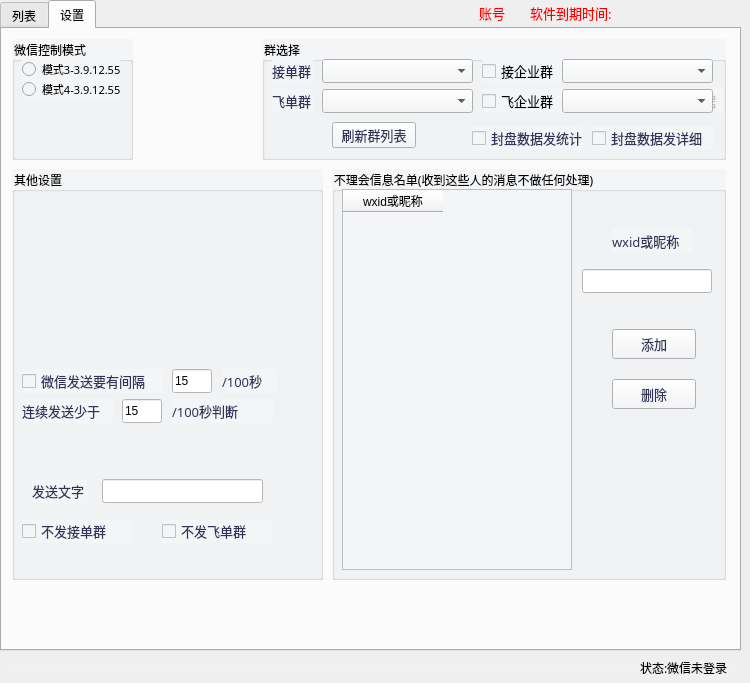
<?xml version="1.0" encoding="UTF-8"?>
<ui version="4.0">
 <class>MainWindow</class>
 <widget class="QMainWindow" name="MainWindow">
  <property name="enabled">
   <bool>true</bool>
  </property>
  <property name="geometry">
   <rect>
    <x>0</x>
    <y>0</y>
    <width>750</width>
    <height>683</height>
   </rect>
  </property>
  <property name="font">
   <font>
    <family>微软雅黑</family>
    <weight>50</weight>
    <italic>false</italic>
    <bold>false</bold>
   </font>
  </property>
  <property name="mouseTracking">
   <bool>true</bool>
  </property>
  <property name="focusPolicy">
   <enum>Qt::ClickFocus</enum>
  </property>
  <property name="windowTitle">
   <string>MainWindow</string>
  </property>
  <property name="iconSize">
   <size>
    <width>24</width>
    <height>24</height>
   </size>
  </property>
  <widget class="QWidget" name="centralwidget">
   <widget class="QLabel" name="lb_1_7">
    <property name="geometry">
     <rect>
      <x>640</x>
      <y>660</y>
      <width>94</width>
      <height>15</height>
     </rect>
    </property>
    <property name="text">
     <string>状态:微信未登录</string>
    </property>
   </widget>
   <widget class="QTabWidget" name="tabWidget">
    <property name="geometry">
     <rect>
      <x>0</x>
      <y>0</y>
      <width>741</width>
      <height>651</height>
     </rect>
    </property>
    <property name="currentIndex">
     <number>1</number>
    </property>
    <widget class="QWidget" name="tab_1">
     <attribute name="title">
      <string>列表</string>
     </attribute>
     <widget class="QPushButton" name="clear_btn">
      <property name="geometry">
       <rect>
        <x>540</x>
        <y>520</y>
        <width>90</width>
        <height>32</height>
       </rect>
      </property>
      <property name="text">
       <string>清除消息</string>
      </property>
     </widget>
     <widget class="QPushButton" name="btn_1_shoudong">
      <property name="geometry">
       <rect>
        <x>640</x>
        <y>520</y>
        <width>90</width>
        <height>32</height>
       </rect>
      </property>
      <property name="text">
       <string>发送</string>
      </property>
     </widget>
     <widget class="QLabel" name="lb_1_fdCount">
      <property name="geometry">
       <rect>
        <x>280</x>
        <y>53</y>
        <width>31</width>
        <height>22</height>
       </rect>
      </property>
      <property name="font">
       <font>
        <pointsize>12</pointsize>
        <weight>75</weight>
        <bold>true</bold>
       </font>
      </property>
      <property name="styleSheet">
       <string notr="true">color:rgb(0,0,123)</string>
      </property>
      <property name="text">
       <string/>
      </property>
      <property name="alignment">
       <set>Qt::AlignCenter</set>
      </property>
     </widget>
     <widget class="QPushButton" name="btn_1_start">
      <property name="geometry">
       <rect>
        <x>10</x>
        <y>10</y>
        <width>41</width>
        <height>71</height>
       </rect>
      </property>
      <property name="text">
       <string>开始</string>
      </property>
     </widget>
     <widget class="QPushButton" name="btn_1_stop">
      <property name="geometry">
       <rect>
        <x>52</x>
        <y>10</y>
        <width>41</width>
        <height>71</height>
       </rect>
      </property>
      <property name="text">
       <string>停止</string>
      </property>
     </widget>
    </widget>
    <widget class="QWidget" name="tab_2">
     <attribute name="title">
      <string>设置</string>
     </attribute>
     <widget class="QGroupBox" name="groupBox_2">
      <property name="geometry">
       <rect>
        <x>10</x>
        <y>10</y>
        <width>121</width>
        <height>121</height>
       </rect>
      </property>
      <property name="font">
       <font>
        <family>宋体</family>
       </font>
      </property>
      <property name="styleSheet">
       <string notr="true">background-color:rgb(244,245,247);</string>
      </property>
      <property name="title">
       <string>微信控制模式</string>
      </property>
      <widget class="QRadioButton" name="rdbt_2_1">
       <property name="enabled">
        <bool>true</bool>
       </property>
       <property name="geometry">
        <rect>
         <x>10</x>
         <y>20</y>
         <width>98</width>
         <height>20</height>
        </rect>
       </property>
       <property name="font">
        <font>
         <family>Microsoft YaHei</family>
         <pointsize>8</pointsize>
        </font>
       </property>
       <property name="text">
        <string>模式3-3.9.12.55</string>
       </property>
      </widget>
      <widget class="QRadioButton" name="rdbt_2_7">
       <property name="enabled">
        <bool>true</bool>
       </property>
       <property name="geometry">
        <rect>
         <x>10</x>
         <y>40</y>
         <width>98</width>
         <height>20</height>
        </rect>
       </property>
       <property name="font">
        <font>
         <family>Microsoft YaHei</family>
         <pointsize>8</pointsize>
        </font>
       </property>
       <property name="text">
        <string>模式4-3.9.12.55</string>
       </property>
      </widget>
     </widget>
     <widget class="QGroupBox" name="groupBox_6">
      <property name="geometry">
       <rect>
        <x>260</x>
        <y>10</y>
        <width>464</width>
        <height>121</height>
       </rect>
      </property>
      <property name="font">
       <font>
        <family>宋体</family>
       </font>
      </property>
      <property name="styleSheet">
       <string notr="true">background-color:rgb(244,245,247)</string>
      </property>
      <property name="title">
       <string>群选择</string>
      </property>
      <widget class="QLabel" name="label_18">
       <property name="geometry">
        <rect>
         <x>10</x>
         <y>20</y>
         <width>41</width>
         <height>24</height>
        </rect>
       </property>
       <property name="font">
        <font>
         <family>Microsoft YaHei</family>
         <pointsize>10</pointsize>
        </font>
       </property>
       <property name="styleSheet">
        <string notr="true">color:rgb(51,51,90);</string>
       </property>
       <property name="text">
        <string>接单群</string>
       </property>
      </widget>
      <widget class="QLabel" name="label_19">
       <property name="geometry">
        <rect>
         <x>10</x>
         <y>50</y>
         <width>41</width>
         <height>24</height>
        </rect>
       </property>
       <property name="font">
        <font>
         <family>Microsoft YaHei</family>
         <pointsize>10</pointsize>
        </font>
       </property>
       <property name="styleSheet">
        <string notr="true">color:rgb(51,51,90);</string>
       </property>
       <property name="text">
        <string>飞单群</string>
       </property>
      </widget>
      <widget class="QPushButton" name="btn_2_shuaxin">
       <property name="geometry">
        <rect>
         <x>70</x>
         <y>83</y>
         <width>84</width>
         <height>26</height>
        </rect>
       </property>
       <property name="font">
        <font>
         <family>Microsoft YaHei</family>
         <pointsize>10</pointsize>
        </font>
       </property>
       <property name="styleSheet">
        <string notr="true">color:rgb(51,51,90);</string>
       </property>
       <property name="text">
        <string>刷新群列表</string>
       </property>
      </widget>
      <widget class="QComboBox" name="cbx_2_1">
       <property name="geometry">
        <rect>
         <x>60</x>
         <y>20</y>
         <width>151</width>
         <height>24</height>
        </rect>
       </property>
       <property name="font">
        <font>
         <family>Microsoft YaHei</family>
         <pointsize>9</pointsize>
        </font>
       </property>
      </widget>
      <widget class="QComboBox" name="cbx_2_2">
       <property name="geometry">
        <rect>
         <x>60</x>
         <y>50</y>
         <width>151</width>
         <height>24</height>
        </rect>
       </property>
       <property name="font">
        <font>
         <family>Microsoft YaHei</family>
         <pointsize>9</pointsize>
        </font>
       </property>
      </widget>
      <widget class="QCheckBox" name="ckbx_2_3">
       <property name="enabled">
        <bool>true</bool>
       </property>
       <property name="geometry">
        <rect>
         <x>220</x>
         <y>20</y>
         <width>80</width>
         <height>24</height>
        </rect>
       </property>
       <property name="font">
        <font>
         <family>Microsoft YaHei</family>
         <pointsize>10</pointsize>
        </font>
       </property>
       <property name="styleSheet">
        <string notr="true"/>
       </property>
       <property name="text">
        <string>接企业群</string>
       </property>
      </widget>
      <widget class="QCheckBox" name="ckbx_2_2">
       <property name="enabled">
        <bool>false</bool>
       </property>
       <property name="geometry">
        <rect>
         <x>300</x>
         <y>20</y>
         <width>71</width>
         <height>24</height>
        </rect>
       </property>
       <property name="font">
        <font>
         <family>Microsoft YaHei</family>
         <pointsize>10</pointsize>
        </font>
       </property>
       <property name="styleSheet">
        <string notr="true"/>
       </property>
       <property name="text">
        <string>发送历史</string>
       </property>
      </widget>
      <widget class="QCheckBox" name="ckbx_2_5">
       <property name="enabled">
        <bool>false</bool>
       </property>
       <property name="geometry">
        <rect>
         <x>377</x>
         <y>20</y>
         <width>71</width>
         <height>24</height>
        </rect>
       </property>
       <property name="font">
        <font>
         <family>Microsoft YaHei</family>
         <pointsize>10</pointsize>
        </font>
       </property>
       <property name="styleSheet">
        <string notr="true"/>
       </property>
       <property name="text">
        <string>发送账单</string>
       </property>
      </widget>
      <widget class="QCheckBox" name="ckbx_2_4">
       <property name="enabled">
        <bool>true</bool>
       </property>
       <property name="geometry">
        <rect>
         <x>220</x>
         <y>50</y>
         <width>80</width>
         <height>24</height>
        </rect>
       </property>
       <property name="font">
        <font>
         <family>Microsoft YaHei</family>
         <pointsize>10</pointsize>
        </font>
       </property>
       <property name="styleSheet">
        <string notr="true"/>
       </property>
       <property name="text">
        <string>飞企业群</string>
       </property>
      </widget>
      <widget class="QCheckBox" name="ckbx_2_5">
       <property name="enabled">
        <bool>false</bool>
       </property>
       <property name="geometry">
        <rect>
         <x>300</x>
         <y>50</y>
         <width>71</width>
         <height>24</height>
        </rect>
       </property>
       <property name="font">
        <font>
         <family>Microsoft YaHei</family>
         <pointsize>10</pointsize>
        </font>
       </property>
       <property name="styleSheet">
        <string notr="true"/>
       </property>
       <property name="text">
        <string>发送账单</string>
       </property>
      </widget>
      <widget class="QCheckBox" name="ckbx_2_6">
       <property name="enabled">
        <bool>false</bool>
       </property>
       <property name="geometry">
        <rect>
         <x>370</x>
         <y>50</y>
         <width>91</width>
         <height>24</height>
        </rect>
       </property>
       <property name="font">
        <font>
         <family>Microsoft YaHei</family>
         <pointsize>10</pointsize>
        </font>
       </property>
       <property name="styleSheet">
        <string notr="true"/>
       </property>
       <property name="text">
        <string>发封盘数据</string>
       </property>
      </widget>
      <widget class="QCheckBox" name="ckbx_2_fp2">
       <property name="geometry">
        <rect>
         <x>330</x>
         <y>87</y>
         <width>121</width>
         <height>24</height>
        </rect>
       </property>
       <property name="font">
        <font>
         <family>Microsoft YaHei</family>
         <pointsize>10</pointsize>
        </font>
       </property>
       <property name="styleSheet">
        <string notr="true">color:rgb(51,51,90);</string>
       </property>
       <property name="text">
        <string>封盘数据发详细</string>
       </property>
      </widget>
      <widget class="QCheckBox" name="ckbx_2_fp1">
       <property name="geometry">
        <rect>
         <x>210</x>
         <y>87</y>
         <width>111</width>
         <height>24</height>
        </rect>
       </property>
       <property name="font">
        <font>
         <family>Microsoft YaHei</family>
         <pointsize>10</pointsize>
        </font>
       </property>
       <property name="styleSheet">
        <string notr="true">color:rgb(51,51,90);</string>
       </property>
       <property name="text">
        <string>封盘数据发统计</string>
       </property>
      </widget>
      <widget class="QComboBox" name="cbx_2_6">
       <property name="geometry">
        <rect>
         <x>300</x>
         <y>50</y>
         <width>151</width>
         <height>24</height>
        </rect>
       </property>
       <property name="font">
        <font>
         <family>Microsoft YaHei</family>
         <pointsize>9</pointsize>
        </font>
       </property>
      </widget>
      <widget class="QComboBox" name="cbx_2_7">
       <property name="geometry">
        <rect>
         <x>300</x>
         <y>20</y>
         <width>151</width>
         <height>24</height>
        </rect>
       </property>
       <property name="font">
        <font>
         <family>Microsoft YaHei</family>
         <pointsize>9</pointsize>
        </font>
       </property>
      </widget>
     </widget>
     <widget class="QGroupBox" name="groupBox_8">
      <property name="geometry">
       <rect>
        <x>10</x>
        <y>140</y>
        <width>311</width>
        <height>411</height>
       </rect>
      </property>
      <property name="font">
       <font>
        <family>宋体</family>
       </font>
      </property>
      <property name="styleSheet">
       <string notr="true">background-color:rgb(244,245,247)</string>
      </property>
      <property name="title">
       <string>其他设置</string>
      </property>
      <widget class="QLabel" name="label_28">
       <property name="geometry">
        <rect>
         <x>10</x>
         <y>230</y>
         <width>91</width>
         <height>24</height>
        </rect>
       </property>
       <property name="font">
        <font>
         <family>Microsoft YaHei</family>
         <pointsize>10</pointsize>
        </font>
       </property>
       <property name="styleSheet">
        <string notr="true">color:rgb(51,51,90);</string>
       </property>
       <property name="text">
        <string>连续发送少于</string>
       </property>
      </widget>
      <widget class="QLineEdit" name="ledt_2_wxid_3">
       <property name="geometry">
        <rect>
         <x>90</x>
         <y>310</y>
         <width>161</width>
         <height>24</height>
        </rect>
       </property>
       <property name="font">
        <font>
         <pointsize>9</pointsize>
         <weight>50</weight>
         <bold>false</bold>
        </font>
       </property>
       <property name="styleSheet">
        <string notr="true">background-color:rgb(255,255,255);color:rgb(51,51,90);</string>
       </property>
       <property name="text">
        <string/>
       </property>
       <property name="alignment">
        <set>Qt::AlignLeading|Qt::AlignLeft|Qt::AlignVCenter</set>
       </property>
      </widget>
      <widget class="QCheckBox" name="ckbx_2_buFd">
       <property name="geometry">
        <rect>
         <x>150</x>
         <y>350</y>
         <width>110</width>
         <height>24</height>
        </rect>
       </property>
       <property name="font">
        <font>
         <family>Microsoft YaHei</family>
         <pointsize>10</pointsize>
        </font>
       </property>
       <property name="styleSheet">
        <string notr="true">color:rgb(51,51,90);</string>
       </property>
       <property name="text">
        <string>不发飞单群</string>
       </property>
      </widget>
      <widget class="QCheckBox" name="ckbx_2_waitSd">
       <property name="geometry">
        <rect>
         <x>10</x>
         <y>200</y>
         <width>141</width>
         <height>24</height>
        </rect>
       </property>
       <property name="font">
        <font>
         <family>Microsoft YaHei</family>
         <pointsize>10</pointsize>
        </font>
       </property>
       <property name="styleSheet">
        <string notr="true">color:rgb(51,51,90);</string>
       </property>
       <property name="text">
        <string>微信发送要有间隔</string>
       </property>
      </widget>
      <widget class="QLabel" name="label_27">
       <property name="geometry">
        <rect>
         <x>160</x>
         <y>230</y>
         <width>101</width>
         <height>24</height>
        </rect>
       </property>
       <property name="font">
        <font>
         <family>Microsoft YaHei</family>
         <pointsize>10</pointsize>
        </font>
       </property>
       <property name="styleSheet">
        <string notr="true">color:rgb(51,51,90);</string>
       </property>
       <property name="text">
        <string>/100秒判断</string>
       </property>
      </widget>
      <widget class="QCheckBox" name="ckbx_2_buJd">
       <property name="geometry">
        <rect>
         <x>10</x>
         <y>350</y>
         <width>110</width>
         <height>24</height>
        </rect>
       </property>
       <property name="font">
        <font>
         <family>Microsoft YaHei</family>
         <pointsize>10</pointsize>
        </font>
       </property>
       <property name="styleSheet">
        <string notr="true">color:rgb(51,51,90);</string>
       </property>
       <property name="text">
        <string>不发接单群</string>
       </property>
      </widget>
      <widget class="QLineEdit" name="ledt_2_lsTime">
       <property name="geometry">
        <rect>
         <x>110</x>
         <y>230</y>
         <width>40</width>
         <height>24</height>
        </rect>
       </property>
       <property name="font">
        <font>
         <family>Arial</family>
         <pointsize>9</pointsize>
        </font>
       </property>
       <property name="styleSheet">
        <string notr="true">background-color:rgb(255,255,255)</string>
       </property>
       <property name="text">
        <string>15</string>
       </property>
      </widget>
      <widget class="QLineEdit" name="ledt_2_wTime">
       <property name="geometry">
        <rect>
         <x>160</x>
         <y>200</y>
         <width>40</width>
         <height>24</height>
        </rect>
       </property>
       <property name="font">
        <font>
         <family>Arial</family>
         <pointsize>9</pointsize>
        </font>
       </property>
       <property name="styleSheet">
        <string notr="true">background-color:rgb(255,255,255)</string>
       </property>
       <property name="text">
        <string>15</string>
       </property>
      </widget>
      <widget class="QLabel" name="label_29">
       <property name="geometry">
        <rect>
         <x>210</x>
         <y>200</y>
         <width>55</width>
         <height>24</height>
        </rect>
       </property>
       <property name="font">
        <font>
         <family>Microsoft YaHei</family>
         <pointsize>10</pointsize>
        </font>
       </property>
       <property name="styleSheet">
        <string notr="true">color:rgb(51,51,90);</string>
       </property>
       <property name="text">
        <string>/100秒</string>
       </property>
      </widget>
      <widget class="QLabel" name="label_23">
       <property name="geometry">
        <rect>
         <x>20</x>
         <y>310</y>
         <width>55</width>
         <height>24</height>
        </rect>
       </property>
       <property name="font">
        <font>
         <family>Microsoft YaHei</family>
         <pointsize>10</pointsize>
        </font>
       </property>
       <property name="styleSheet">
        <string notr="true">color:rgb(51,51,90);</string>
       </property>
       <property name="text">
        <string>发送文字</string>
       </property>
      </widget>
     </widget>
     <widget class="QGroupBox" name="groupBox_9">
      <property name="enabled">
       <bool>true</bool>
      </property>
      <property name="geometry">
       <rect>
        <x>330</x>
        <y>140</y>
        <width>394</width>
        <height>411</height>
       </rect>
      </property>
      <property name="font">
       <font>
        <family>宋体</family>
       </font>
      </property>
      <property name="styleSheet">
       <string notr="true">background-color:rgb(244,245,247)</string>
      </property>
      <property name="title">
       <string>不理会信息名单(收到这些人的消息不做任何处理)</string>
      </property>
      <widget class="QTableWidget" name="tableWidget_2">
       <property name="geometry">
        <rect>
         <x>10</x>
         <y>20</y>
         <width>230</width>
         <height>381</height>
        </rect>
       </property>
       <property name="styleSheet">
        <string notr="true">background-color:rgb(244,245,247)</string>
       </property>
       <attribute name="verticalHeaderDefaultSectionSize">
        <number>25</number>
       </attribute>
       <column>
        <property name="text">
         <string>wxid或昵称</string>
        </property>
       </column>
      </widget>
      <widget class="QLabel" name="label_82">
       <property name="geometry">
        <rect>
         <x>280</x>
         <y>60</y>
         <width>80</width>
         <height>24</height>
        </rect>
       </property>
       <property name="font">
        <font>
         <family>Microsoft YaHei</family>
         <pointsize>10</pointsize>
        </font>
       </property>
       <property name="styleSheet">
        <string notr="true">color:rgb(51,51,90);</string>
       </property>
       <property name="text">
        <string>wxid或昵称</string>
       </property>
      </widget>
      <widget class="QPushButton" name="btn_2_shanchu">
       <property name="geometry">
        <rect>
         <x>280</x>
         <y>210</y>
         <width>84</width>
         <height>30</height>
        </rect>
       </property>
       <property name="font">
        <font>
         <family>Microsoft YaHei</family>
         <pointsize>10</pointsize>
        </font>
       </property>
       <property name="mouseTracking">
        <bool>false</bool>
       </property>
       <property name="styleSheet">
        <string notr="true">color:rgb(51,51,90);</string>
       </property>
       <property name="text">
        <string>删除</string>
       </property>
      </widget>
      <widget class="QLineEdit" name="ledt_2_wxid">
       <property name="geometry">
        <rect>
         <x>250</x>
         <y>100</y>
         <width>130</width>
         <height>24</height>
        </rect>
       </property>
       <property name="font">
        <font>
         <pointsize>9</pointsize>
         <weight>50</weight>
         <bold>false</bold>
        </font>
       </property>
       <property name="styleSheet">
        <string notr="true">background-color:rgb(255,255,255);color:rgb(51,51,90);</string>
       </property>
       <property name="text">
        <string/>
       </property>
       <property name="alignment">
        <set>Qt::AlignLeading|Qt::AlignLeft|Qt::AlignVCenter</set>
       </property>
      </widget>
      <widget class="QPushButton" name="btn_2_tianjia">
       <property name="geometry">
        <rect>
         <x>280</x>
         <y>160</y>
         <width>84</width>
         <height>30</height>
        </rect>
       </property>
       <property name="font">
        <font>
         <family>Microsoft YaHei</family>
         <pointsize>10</pointsize>
        </font>
       </property>
       <property name="mouseTracking">
        <bool>false</bool>
       </property>
       <property name="styleSheet">
        <string notr="true">color:rgb(51,51,90);</string>
       </property>
       <property name="text">
        <string>添加</string>
       </property>
      </widget>
     </widget>
    </widget>
   </widget>
   <widget class="QLabel" name="lb_1_8">
    <property name="geometry">
     <rect>
      <x>530</x>
      <y>5</y>
      <width>220</width>
      <height>16</height>
     </rect>
    </property>
    <property name="font">
     <font>
      <pointsize>10</pointsize>
     </font>
    </property>
    <property name="styleSheet">
     <string notr="true">color:rgb(255,0,0)</string>
    </property>
    <property name="text">
     <string>软件到期时间:</string>
    </property>
   </widget>
   <widget class="QLabel" name="lb_1_9">
    <property name="geometry">
     <rect>
      <x>450</x>
      <y>5</y>
      <width>84</width>
      <height>16</height>
     </rect>
    </property>
    <property name="font">
     <font>
      <pointsize>10</pointsize>
     </font>
    </property>
    <property name="styleSheet">
     <string notr="true">color:rgb(255,0,0)</string>
    </property>
    <property name="text">
     <string>账号</string>
    </property>
    <property name="alignment">
     <set>Qt::AlignCenter</set>
    </property>
   </widget>
   <widget class="QLabel" name="lb_1_0">
    <property name="geometry">
     <rect>
      <x>6</x>
      <y>660</y>
      <width>730</width>
      <height>18</height>
     </rect>
    </property>
    <property name="styleSheet">
     <string notr="true">background-color:rgb(240,240,240)</string>
    </property>
    <property name="text">
     <string/>
    </property>
   </widget>
   <zorder>tabWidget</zorder>
   <zorder>lb_1_0</zorder>
   <zorder>lb_1_7</zorder>
   <zorder>lb_1_8</zorder>
   <zorder>lb_1_9</zorder>
  </widget>
 </widget>
 <resources/>
 <connections/>
</ui>
